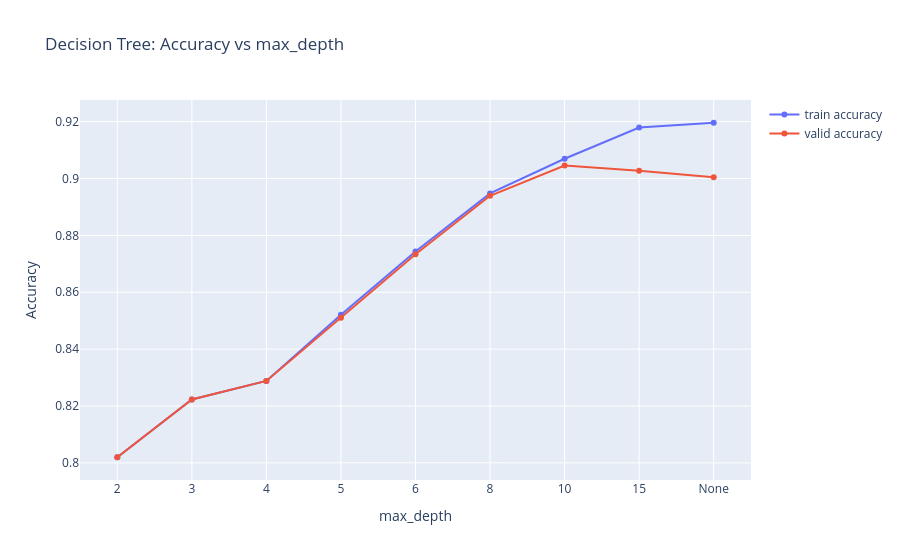

Notebook code cell kept with this figure:
### Code cell
# depth vs accuracy (train/valid) — check overfitting
depth_results = pd.DataFrame(dtCV.cv_results_)
depth_only = depth_results[
    (depth_results['param_min_samples_split'] == dtCV.best_params_['min_samples_split']) &
    (depth_results['param_min_samples_leaf']  == dtCV.best_params_['min_samples_leaf'])
].copy()

depth_vals = depth_only['param_max_depth'].astype(str)

fig = go.Figure()
fig.add_trace(go.Scatter(x=depth_vals, y=depth_only['mean_train_score'],
                         mode='lines+markers', name='train accuracy'))
fig.add_trace(go.Scatter(x=depth_vals, y=depth_only['mean_test_score'],
                         mode='lines+markers', name='valid accuracy'))
fig.update_layout(title='Decision Tree: Accuracy vs max_depth',
                  xaxis_title='max_depth', yaxis_title='Accuracy')
fig.show()

### Figure 1 — Plotly figure (JSON) as saved in the notebook; plotly's stock layout.template omitted (floating-point values rounded to 4 significant figures)
{"data": [{"mode": "lines+markers", "name": "train accuracy", "type": "scatter", "x": ["2", "3", "4", "5", "6", "8", "10", "15", "None"], "y": [0.802, 0.8223, 0.8288, 0.8521, 0.8743, 0.8948, 0.9069, 0.9179, 0.9196]}, {"mode": "lines+markers", "name": "valid accuracy", "type": "scatter", "x": ["2", "3", "4", "5", "6", "8", "10", "15", "None"], "y": [0.802, 0.8223, 0.8288, 0.8511, 0.8734, 0.8939, 0.9046, 0.9027, 0.9005]}], "layout": {"title": {"text": "Decision Tree: Accuracy vs max_depth"}, "xaxis": {"title": {"text": "max_depth"}}, "yaxis": {"title": {"text": "Accuracy"}}}}
